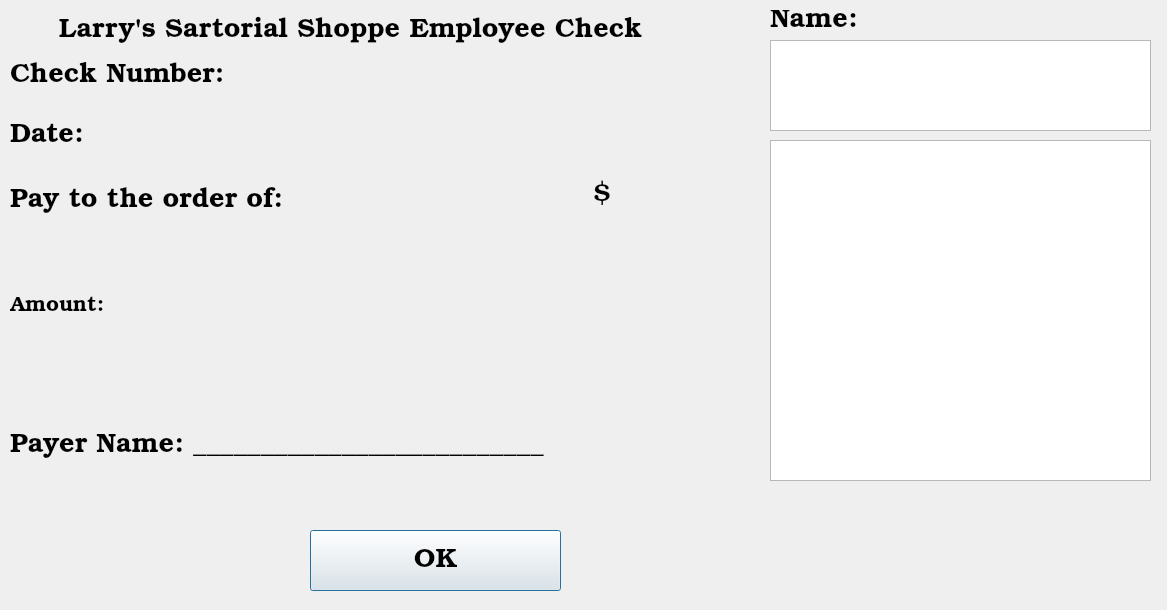
<?xml version="1.0" encoding="UTF-8"?>
<ui version="4.0">
 <class>payroll_check_display</class>
 <widget class="QDialog" name="payroll_check_display">
  <property name="geometry">
   <rect>
    <x>0</x>
    <y>0</y>
    <width>1167</width>
    <height>610</height>
   </rect>
  </property>
  <property name="font">
   <font>
    <family>Bookman Old Style</family>
    <pointsize>20</pointsize>
   </font>
  </property>
  <property name="windowTitle">
   <string>Employee Check</string>
  </property>
  <widget class="QLabel" name="label">
   <property name="geometry">
    <rect>
     <x>10</x>
     <y>10</y>
     <width>681</width>
     <height>41</height>
    </rect>
   </property>
   <property name="text">
    <string>Larry's Sartorial Shoppe Employee Check</string>
   </property>
   <property name="alignment">
    <set>Qt::AlignCenter</set>
   </property>
  </widget>
  <widget class="QLabel" name="lbl_chk_no">
   <property name="geometry">
    <rect>
     <x>10</x>
     <y>60</y>
     <width>611</width>
     <height>31</height>
    </rect>
   </property>
   <property name="text">
    <string>Check Number:</string>
   </property>
  </widget>
  <widget class="QLabel" name="lbl_date">
   <property name="geometry">
    <rect>
     <x>10</x>
     <y>120</y>
     <width>611</width>
     <height>31</height>
    </rect>
   </property>
   <property name="text">
    <string>Date:</string>
   </property>
  </widget>
  <widget class="QTableWidget" name="tableWidget">
   <property name="geometry">
    <rect>
     <x>770</x>
     <y>40</y>
     <width>381</width>
     <height>91</height>
    </rect>
   </property>
   <property name="sizeAdjustPolicy">
    <enum>QAbstractScrollArea::AdjustToContents</enum>
   </property>
  </widget>
  <widget class="QTableWidget" name="tableWidget_2">
   <property name="geometry">
    <rect>
     <x>770</x>
     <y>140</y>
     <width>381</width>
     <height>341</height>
    </rect>
   </property>
   <property name="sizePolicy">
    <sizepolicy hsizetype="Expanding" vsizetype="Expanding">
     <horstretch>0</horstretch>
     <verstretch>0</verstretch>
    </sizepolicy>
   </property>
   <property name="sizeAdjustPolicy">
    <enum>QAbstractScrollArea::AdjustToContents</enum>
   </property>
  </widget>
  <widget class="QLabel" name="lbl_name">
   <property name="geometry">
    <rect>
     <x>770</x>
     <y>10</y>
     <width>371</width>
     <height>21</height>
    </rect>
   </property>
   <property name="text">
    <string>Name:</string>
   </property>
  </widget>
  <widget class="QLabel" name="lbl_pay_to">
   <property name="geometry">
    <rect>
     <x>10</x>
     <y>180</y>
     <width>451</width>
     <height>41</height>
    </rect>
   </property>
   <property name="text">
    <string>Pay to the order of:</string>
   </property>
  </widget>
  <widget class="QLabel" name="lbl_numeric_amt">
   <property name="geometry">
    <rect>
     <x>470</x>
     <y>180</y>
     <width>141</width>
     <height>31</height>
    </rect>
   </property>
   <property name="text">
    <string>$</string>
   </property>
   <property name="alignment">
    <set>Qt::AlignRight|Qt::AlignTrailing|Qt::AlignVCenter</set>
   </property>
  </widget>
  <widget class="QLabel" name="lbl_written_amt">
   <property name="geometry">
    <rect>
     <x>10</x>
     <y>280</y>
     <width>741</width>
     <height>51</height>
    </rect>
   </property>
   <property name="font">
    <font>
     <family>Bookman Old Style</family>
     <pointsize>16</pointsize>
    </font>
   </property>
   <property name="text">
    <string>Amount:</string>
   </property>
  </widget>
  <widget class="QLabel" name="lbl_payer">
   <property name="geometry">
    <rect>
     <x>10</x>
     <y>420</y>
     <width>621</width>
     <height>51</height>
    </rect>
   </property>
   <property name="text">
    <string>Payer Name: __________________________</string>
   </property>
  </widget>
  <widget class="QPushButton" name="btn_ok">
   <property name="geometry">
    <rect>
     <x>310</x>
     <y>530</y>
     <width>251</width>
     <height>61</height>
    </rect>
   </property>
   <property name="text">
    <string>OK</string>
   </property>
  </widget>
 </widget>
 <resources/>
 <connections/>
</ui>
